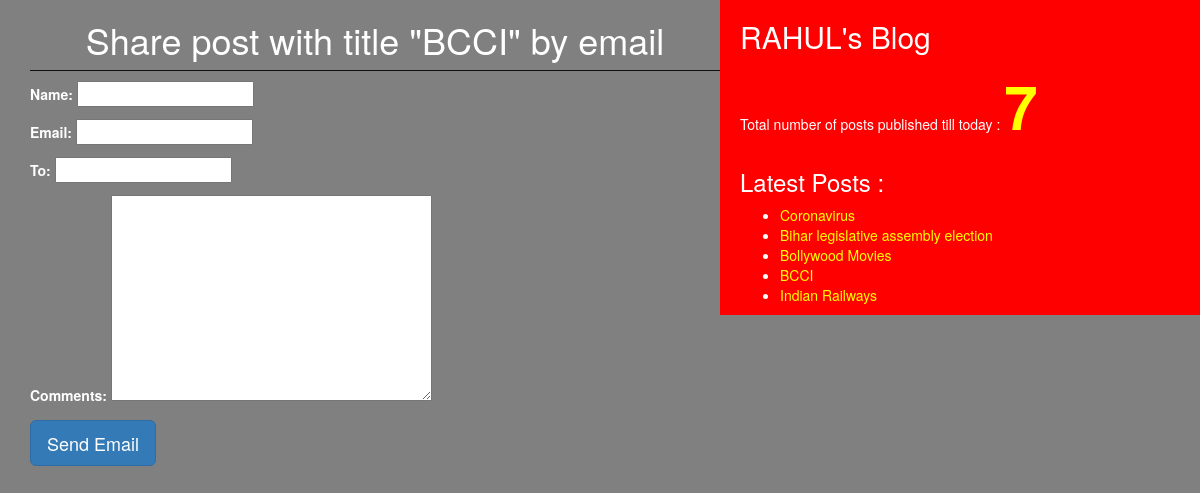
/1/share/, run on the app's committed database.
### blogapp/models.py (models this page shows, shortened)
class Post(models.Model):
    STATUS_CHOICES = (('draft','Draft'), ('published','Published'),)
    title = models.CharField(max_length = 256)
    slug = models.SlugField(max_length = 256, unique_for_date = 'publish')
    author = models.ForeignKey(User, models.SET_NULL, blank=True, null=True, related_name = 'blog_posts')
    body = models.TextField()
    publish = models.DateTimeField(default = timezone.now)
    created = models.DateTimeField(auto_now_add = True)
    updated = models.DateTimeField(auto_now = True)
    status = models.CharField(max_length = 10, choices = STATUS_CHOICES, default = 'draft')
    objects = CustomManager()
    tags = TaggableManager()    #It is a model manager responsible for everything related to taggs.
    class Meta:
        ordering = ('-publish',)
    def get_absolute_url(self):
        return reverse('post_detail', args = [self.publish.year, self.publish.strftime('%m'), self.publish.strftime('%d'), self.slug])

### blogapp/views.py (the view)
# urls.py: url(r'^(?P<id>\d+)/share/$', views.mail_send_view),
def mail_send_view(request, id):
    post = get_object_or_404(Post, id=id, status = 'published')
    sent = False
    if request.method == 'POST':
        form = EmailSendForm(request.POST)
        if form.is_valid():
            cd = form.cleaned_data
            subject = '{}({}) recommends you to read "{}"'.format(cd['name'], cd['email'], post.title)
            post_url = request.build_absolute_uri(post.get_absolute_url())
            message = 'Read post at: \n {} \n\n{}\'s Comments:\n{}'.format(post_url, cd['name'], cd['comments'])
            send_mail(subject, message, 'durga@blog.com', [cd['to']])
            sent = True
    else:
        form = EmailSendForm()
    return render(request, 'blogapp/sharebymail.html', {'form' : form, 'post' : post, 'sent' : sent})

### blogapp/forms.py
class EmailSendForm(forms.Form):
    name = forms.CharField()
    email = forms.EmailField()
    to = forms.EmailField()
    comments = forms.CharField(required=False, widget= forms.Textarea)

### blogapp/models.py (called while the page is built)
    def get_queryset(self):
        return super().get_queryset().filter(status = 'published')

### blogapp/templatetags/blogapp_tags.py (called while the page is built)
@register.simple_tag(name='my_tag')
def total_posts():
    return Post.objects.count()

@register.inclusion_tag('blogapp/latest_posts123.html')
def show_latest_posts(count=5):
    latest_posts = Post.objects.order_by('-publish')[:count]
    return {'latest_posts' : latest_posts}

### templates/blogapp/sharebymail.html (shortened to what this page needs)
<!DOCTYPE html>
{% extends 'blogapp/base.html' %}
{% block content %}
{% if sent %}
  <h1>Email sent successfully!!</h1>
  <h2>Post with title {{post.title}} shared by email.</h2>
{% else %}
  <h1>Share post with title "{{post.title}}" by email</h1>
    <form method="POST">
      {{form.as_p}}
      <input type="submit" class = 'btn btn-primary btn-lg' value="Send Email">
    </form>
  {% endif %}
{% endblock %}

### templates/blogapp/latest_posts123.html
<ul>
  {% for post in latest_posts %}
    <li><a href="{{post.get_absolute_url}}">{{ post.title }}</a></li>
  {% endfor %}
</ul>

### static/css/blog.css (style rules this page uses)
h1 { text-align: center; border-bottom: 1px solid #111; padding-bottom: 10px; }
body { background-color: grey; color: white; }
a { color: yellow; }

### data on the page
Post: title "BCCI"
Post: title "Coronavirus"
Post: title "Bihar legislative assembly election"
Post: title "Bollywood Movies"
Post: title "Indian Railways"
